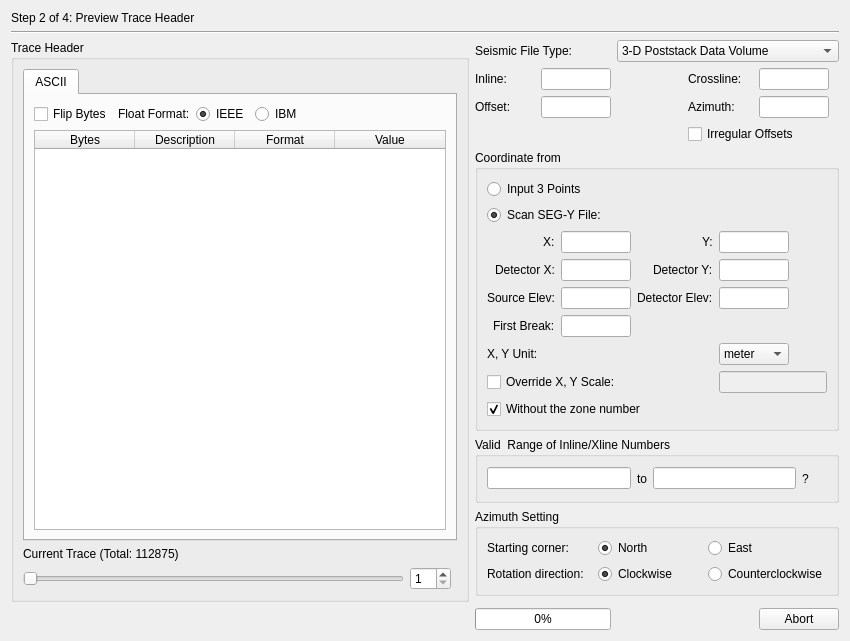
<?xml version="1.0" encoding="UTF-8"?>
<ui version="4.0">
 <class>loadsegystep2</class>
 <widget class="QWidget" name="loadsegystep2">
  <property name="geometry">
   <rect>
    <x>0</x>
    <y>0</y>
    <width>850</width>
    <height>596</height>
   </rect>
  </property>
  <property name="windowTitle">
   <string>Form</string>
  </property>
  <layout class="QGridLayout" name="gridLayout_4">
   <item row="4" column="4">
    <widget class="QLabel" name="labelAzimuth">
     <property name="minimumSize">
      <size>
       <width>60</width>
       <height>0</height>
      </size>
     </property>
     <property name="text">
      <string>Azimuth:</string>
     </property>
    </widget>
   </item>
   <item row="4" column="5">
    <widget class="QLineEdit" name="lineEditAzimuth">
     <property name="minimumSize">
      <size>
       <width>70</width>
       <height>0</height>
      </size>
     </property>
     <property name="maximumSize">
      <size>
       <width>70</width>
       <height>16777215</height>
      </size>
     </property>
    </widget>
   </item>
   <item row="4" column="2">
    <widget class="QLineEdit" name="lineEditOffset">
     <property name="minimumSize">
      <size>
       <width>70</width>
       <height>0</height>
      </size>
     </property>
     <property name="maximumSize">
      <size>
       <width>70</width>
       <height>16777215</height>
      </size>
     </property>
    </widget>
   </item>
   <item row="4" column="1">
    <widget class="QLabel" name="labelOffset">
     <property name="minimumSize">
      <size>
       <width>60</width>
       <height>0</height>
      </size>
     </property>
     <property name="text">
      <string>Offset:</string>
     </property>
    </widget>
   </item>
   <item row="5" column="4" colspan="2">
    <widget class="QCheckBox" name="checkBoxIrreOffset">
     <property name="text">
      <string>Irregular Offsets</string>
     </property>
    </widget>
   </item>
   <item row="3" column="5">
    <widget class="QLineEdit" name="m_EdtCrossLine">
     <property name="minimumSize">
      <size>
       <width>70</width>
       <height>0</height>
      </size>
     </property>
     <property name="maximumSize">
      <size>
       <width>70</width>
       <height>16777215</height>
      </size>
     </property>
    </widget>
   </item>
   <item row="10" column="5">
    <widget class="QPushButton" name="m_PtnTreadCancel">
     <property name="text">
      <string>Abort</string>
     </property>
    </widget>
   </item>
   <item row="3" column="1">
    <widget class="QLabel" name="labelInline">
     <property name="sizePolicy">
      <sizepolicy hsizetype="Fixed" vsizetype="Preferred">
       <horstretch>0</horstretch>
       <verstretch>0</verstretch>
      </sizepolicy>
     </property>
     <property name="minimumSize">
      <size>
       <width>60</width>
       <height>0</height>
      </size>
     </property>
     <property name="layoutDirection">
      <enum>Qt::RightToLeft</enum>
     </property>
     <property name="text">
      <string>Inline: </string>
     </property>
    </widget>
   </item>
   <item row="2" column="3" colspan="3">
    <widget class="QComboBox" name="comboBoxSEGYType">
     <item>
      <property name="text">
       <string>3-D Poststack Data Volume</string>
      </property>
     </item>
     <item>
      <property name="text">
       <string>3-D Prestack Data Volume</string>
      </property>
     </item>
     <item>
      <property name="text">
       <string>3-D Prestack Azimuth Data Volume</string>
      </property>
     </item>
     <item>
      <property name="text">
       <string>Prestack Gather</string>
      </property>
     </item>
    </widget>
   </item>
   <item row="1" column="0" colspan="6">
    <widget class="Line" name="line">
     <property name="lineWidth">
      <number>1</number>
     </property>
     <property name="orientation">
      <enum>Qt::Horizontal</enum>
     </property>
    </widget>
   </item>
   <item row="2" column="1" colspan="2">
    <widget class="QLabel" name="label_12">
     <property name="text">
      <string>Seismic File Type:</string>
     </property>
    </widget>
   </item>
   <item row="10" column="1" colspan="2">
    <widget class="QProgressBar" name="m_PrbScanProbar">
     <property name="value">
      <number>0</number>
     </property>
    </widget>
   </item>
   <item row="0" column="0">
    <widget class="QLabel" name="label">
     <property name="text">
      <string>Step 2 of 4: Preview Trace Header</string>
     </property>
    </widget>
   </item>
   <item row="3" column="2">
    <widget class="QLineEdit" name="m_EdtInline">
     <property name="minimumSize">
      <size>
       <width>70</width>
       <height>0</height>
      </size>
     </property>
     <property name="maximumSize">
      <size>
       <width>70</width>
       <height>16777215</height>
      </size>
     </property>
    </widget>
   </item>
   <item row="9" column="3">
    <spacer name="verticalSpacer">
     <property name="orientation">
      <enum>Qt::Vertical</enum>
     </property>
     <property name="sizeHint" stdset="0">
      <size>
       <width>20</width>
       <height>67</height>
      </size>
     </property>
    </spacer>
   </item>
   <item row="7" column="1" colspan="5">
    <widget class="QGroupBox" name="groupBox">
     <property name="title">
      <string>Valid  Range of Inline/Xline Numbers</string>
     </property>
     <layout class="QGridLayout" name="gridLayout_6">
      <item row="0" column="0">
       <widget class="QLineEdit" name="m_EdtStartLine">
        <property name="maximumSize">
         <size>
          <width>16777215</width>
          <height>16777215</height>
         </size>
        </property>
       </widget>
      </item>
      <item row="0" column="1">
       <widget class="QLabel" name="label_10">
        <property name="sizePolicy">
         <sizepolicy hsizetype="Fixed" vsizetype="Preferred">
          <horstretch>0</horstretch>
          <verstretch>0</verstretch>
         </sizepolicy>
        </property>
        <property name="layoutDirection">
         <enum>Qt::RightToLeft</enum>
        </property>
        <property name="text">
         <string>to</string>
        </property>
       </widget>
      </item>
      <item row="0" column="2">
       <widget class="QLineEdit" name="m_EdtEndLine">
        <property name="maximumSize">
         <size>
          <width>16777215</width>
          <height>16777215</height>
         </size>
        </property>
       </widget>
      </item>
      <item row="0" column="3">
       <widget class="QLabel" name="label_9">
        <property name="minimumSize">
         <size>
          <width>25</width>
          <height>25</height>
         </size>
        </property>
        <property name="maximumSize">
         <size>
          <width>25</width>
          <height>25</height>
         </size>
        </property>
        <property name="toolTip">
         <string>&lt;!DOCTYPE HTML PUBLIC &quot;-//W3C//DTD HTML 4.0//EN&quot; &quot;http://www.w3.org/TR/REC-html40/strict.dtd&quot;&gt;
&lt;html&gt;&lt;head&gt;&lt;meta name=&quot;qrichtext&quot; content=&quot;1&quot; /&gt;&lt;style type=&quot;text/css&quot;&gt;
p, li { white-space: pre-wrap; }
&lt;/style&gt;&lt;/head&gt;&lt;body style=&quot; font-family:'MS Shell Dlg 2'; font-size:8.25pt; font-weight:400; font-style:normal;&quot;&gt;
&lt;p style=&quot; margin-top:0px; margin-bottom:0px; margin-left:0px; margin-right:0px; -qt-block-indent:0; text-indent:0px;&quot;&gt;&lt;span style=&quot; font-size:8pt;&quot;&gt;Any trace with inline or xline number beyond the valid range will be regarded as dead trace. You can edit the value of the range to accommodate a specific SEG-Y file.&lt;/span&gt;&lt;/p&gt;&lt;/body&gt;&lt;/html&gt;</string>
        </property>
        <property name="text">
         <string>?</string>
        </property>
       </widget>
      </item>
     </layout>
    </widget>
   </item>
   <item row="8" column="1" colspan="5">
    <widget class="QGroupBox" name="groupBoxAzimuth">
     <property name="title">
      <string>Azimuth Setting</string>
     </property>
     <layout class="QGridLayout" name="gridLayout">
      <item row="0" column="0">
       <widget class="QLabel" name="label_4">
        <property name="text">
         <string>Starting corner:</string>
        </property>
       </widget>
      </item>
      <item row="0" column="1">
       <widget class="QRadioButton" name="radioButtonNorth">
        <property name="text">
         <string>North</string>
        </property>
        <property name="checked">
         <bool>true</bool>
        </property>
        <attribute name="buttonGroup">
         <string notr="true">buttonGroup</string>
        </attribute>
       </widget>
      </item>
      <item row="0" column="2">
       <widget class="QRadioButton" name="radioButtonEast">
        <property name="text">
         <string>East</string>
        </property>
        <property name="checked">
         <bool>false</bool>
        </property>
        <attribute name="buttonGroup">
         <string notr="true">buttonGroup</string>
        </attribute>
       </widget>
      </item>
      <item row="1" column="0">
       <widget class="QLabel" name="label_11">
        <property name="text">
         <string>Rotation direction:</string>
        </property>
       </widget>
      </item>
      <item row="1" column="1">
       <widget class="QRadioButton" name="radioButtonCW">
        <property name="text">
         <string>Clockwise</string>
        </property>
        <property name="checked">
         <bool>true</bool>
        </property>
       </widget>
      </item>
      <item row="1" column="2">
       <widget class="QRadioButton" name="radioButtonCCW">
        <property name="text">
         <string>Counterclockwise</string>
        </property>
        <property name="checked">
         <bool>false</bool>
        </property>
       </widget>
      </item>
     </layout>
    </widget>
   </item>
   <item row="2" column="0" rowspan="8">
    <widget class="QGroupBox" name="m_GrpTraceHeader">
     <property name="title">
      <string>Trace Header</string>
     </property>
     <layout class="QGridLayout" name="gridLayout_3">
      <item row="1" column="0">
       <widget class="QLabel" name="m_LblTraceTotal">
        <property name="text">
         <string>Current Trace (Total: 112875)</string>
        </property>
       </widget>
      </item>
      <item row="2" column="0">
       <widget class="QSlider" name="m_SldTrace">
        <property name="orientation">
         <enum>Qt::Horizontal</enum>
        </property>
        <property name="tickPosition">
         <enum>QSlider::NoTicks</enum>
        </property>
       </widget>
      </item>
      <item row="2" column="1">
       <widget class="QSpinBox" name="m_SpxCurrTrace">
        <property name="minimum">
         <number>1</number>
        </property>
       </widget>
      </item>
      <item row="0" column="0" colspan="3">
       <widget class="QTabWidget" name="m_TabTrace">
        <property name="currentIndex">
         <number>0</number>
        </property>
        <widget class="QWidget" name="tab_2">
         <attribute name="title">
          <string>ASCII</string>
         </attribute>
         <layout class="QGridLayout" name="gridLayout_5">
          <item row="0" column="0" colspan="2">
           <widget class="QCheckBox" name="m_ChkAscIIFlip">
            <property name="layoutDirection">
             <enum>Qt::LeftToRight</enum>
            </property>
            <property name="text">
             <string>Flip Bytes</string>
            </property>
           </widget>
          </item>
          <item row="2" column="0" colspan="6">
           <widget class="CXTableForLoadSegy" name="m_TbAscIIView">
            <attribute name="horizontalHeaderStretchLastSection">
             <bool>true</bool>
            </attribute>
            <column>
             <property name="text">
              <string>Bytes</string>
             </property>
            </column>
            <column>
             <property name="text">
              <string>Description</string>
             </property>
            </column>
            <column>
             <property name="text">
              <string>Format</string>
             </property>
            </column>
            <column>
             <property name="text">
              <string>Value</string>
             </property>
            </column>
           </widget>
          </item>
          <item row="0" column="2">
           <widget class="QLabel" name="label_2">
            <property name="text">
             <string>Float Format:</string>
            </property>
           </widget>
          </item>
          <item row="0" column="3">
           <widget class="QRadioButton" name="m_RdoFormatIEEE">
            <property name="sizePolicy">
             <sizepolicy hsizetype="Fixed" vsizetype="Fixed">
              <horstretch>0</horstretch>
              <verstretch>0</verstretch>
             </sizepolicy>
            </property>
            <property name="text">
             <string>IEEE</string>
            </property>
            <property name="checked">
             <bool>true</bool>
            </property>
           </widget>
          </item>
          <item row="0" column="4">
           <widget class="QRadioButton" name="m_RdoFormatIBM">
            <property name="text">
             <string>IBM</string>
            </property>
           </widget>
          </item>
          <item row="0" column="5">
           <spacer name="horizontalSpacer">
            <property name="orientation">
             <enum>Qt::Horizontal</enum>
            </property>
            <property name="sizeHint" stdset="0">
             <size>
              <width>40</width>
              <height>20</height>
             </size>
            </property>
           </spacer>
          </item>
         </layout>
        </widget>
       </widget>
      </item>
     </layout>
    </widget>
   </item>
   <item row="6" column="1" colspan="5">
    <widget class="QGroupBox" name="m_GrpCoordnateFrom">
     <property name="sizePolicy">
      <sizepolicy hsizetype="Preferred" vsizetype="Fixed">
       <horstretch>0</horstretch>
       <verstretch>0</verstretch>
      </sizepolicy>
     </property>
     <property name="title">
      <string>Coordinate from</string>
     </property>
     <layout class="QGridLayout" name="gridLayout_2">
      <item row="8" column="0" colspan="2">
       <widget class="QLabel" name="label_8">
        <property name="sizePolicy">
         <sizepolicy hsizetype="Fixed" vsizetype="Preferred">
          <horstretch>0</horstretch>
          <verstretch>0</verstretch>
         </sizepolicy>
        </property>
        <property name="layoutDirection">
         <enum>Qt::LeftToRight</enum>
        </property>
        <property name="text">
         <string>X, Y Unit:</string>
        </property>
       </widget>
      </item>
      <item row="5" column="1">
       <widget class="QLineEdit" name="m_EdtFileDX">
        <property name="maximumSize">
         <size>
          <width>70</width>
          <height>16777215</height>
         </size>
        </property>
       </widget>
      </item>
      <item row="2" column="3">
       <widget class="QLineEdit" name="m_EdtFileY">
        <property name="maximumSize">
         <size>
          <width>70</width>
          <height>16777215</height>
         </size>
        </property>
       </widget>
      </item>
      <item row="5" column="0">
       <widget class="QLabel" name="labelDX">
        <property name="sizePolicy">
         <sizepolicy hsizetype="Fixed" vsizetype="Preferred">
          <horstretch>0</horstretch>
          <verstretch>0</verstretch>
         </sizepolicy>
        </property>
        <property name="layoutDirection">
         <enum>Qt::RightToLeft</enum>
        </property>
        <property name="text">
         <string>Detector X:</string>
        </property>
       </widget>
      </item>
      <item row="9" column="0" colspan="3">
       <widget class="QCheckBox" name="m_ChkOverrideXYScale">
        <property name="sizePolicy">
         <sizepolicy hsizetype="Fixed" vsizetype="Fixed">
          <horstretch>0</horstretch>
          <verstretch>0</verstretch>
         </sizepolicy>
        </property>
        <property name="text">
         <string>Override X, Y Scale:   </string>
        </property>
       </widget>
      </item>
      <item row="10" column="0" colspan="3">
       <widget class="QCheckBox" name="m_ChkWithoutZoneNumber">
        <property name="text">
         <string>Without the zone number</string>
        </property>
        <property name="checked">
         <bool>true</bool>
        </property>
       </widget>
      </item>
      <item row="0" column="0" colspan="3">
       <widget class="QRadioButton" name="m_RdoInput3Points">
        <property name="sizePolicy">
         <sizepolicy hsizetype="Fixed" vsizetype="Fixed">
          <horstretch>0</horstretch>
          <verstretch>0</verstretch>
         </sizepolicy>
        </property>
        <property name="text">
         <string>Input 3 Points</string>
        </property>
       </widget>
      </item>
      <item row="5" column="2">
       <widget class="QLabel" name="labelDY">
        <property name="sizePolicy">
         <sizepolicy hsizetype="Fixed" vsizetype="Fixed">
          <horstretch>0</horstretch>
          <verstretch>0</verstretch>
         </sizepolicy>
        </property>
        <property name="layoutDirection">
         <enum>Qt::RightToLeft</enum>
        </property>
        <property name="text">
         <string>Detector Y:</string>
        </property>
       </widget>
      </item>
      <item row="6" column="2">
       <widget class="QLabel" name="labelDE">
        <property name="sizePolicy">
         <sizepolicy hsizetype="Fixed" vsizetype="Fixed">
          <horstretch>0</horstretch>
          <verstretch>0</verstretch>
         </sizepolicy>
        </property>
        <property name="layoutDirection">
         <enum>Qt::RightToLeft</enum>
        </property>
        <property name="text">
         <string>Detector Elev:</string>
        </property>
       </widget>
      </item>
      <item row="5" column="3">
       <widget class="QLineEdit" name="m_EdtFileDY">
        <property name="maximumSize">
         <size>
          <width>70</width>
          <height>16777215</height>
         </size>
        </property>
       </widget>
      </item>
      <item row="1" column="0" colspan="3">
       <widget class="QRadioButton" name="m_RdoScanSegyFile">
        <property name="sizePolicy">
         <sizepolicy hsizetype="Fixed" vsizetype="Fixed">
          <horstretch>0</horstretch>
          <verstretch>0</verstretch>
         </sizepolicy>
        </property>
        <property name="text">
         <string>Scan SEG-Y File:</string>
        </property>
        <property name="checked">
         <bool>true</bool>
        </property>
       </widget>
      </item>
      <item row="6" column="0">
       <widget class="QLabel" name="labelSE">
        <property name="sizePolicy">
         <sizepolicy hsizetype="Fixed" vsizetype="Preferred">
          <horstretch>0</horstretch>
          <verstretch>0</verstretch>
         </sizepolicy>
        </property>
        <property name="layoutDirection">
         <enum>Qt::RightToLeft</enum>
        </property>
        <property name="text">
         <string>Source Elev:</string>
        </property>
       </widget>
      </item>
      <item row="2" column="0">
       <widget class="QLabel" name="labelX">
        <property name="sizePolicy">
         <sizepolicy hsizetype="Fixed" vsizetype="Preferred">
          <horstretch>0</horstretch>
          <verstretch>0</verstretch>
         </sizepolicy>
        </property>
        <property name="layoutDirection">
         <enum>Qt::RightToLeft</enum>
        </property>
        <property name="text">
         <string>X:</string>
        </property>
       </widget>
      </item>
      <item row="8" column="3">
       <widget class="QComboBox" name="m_CmbXyUnit">
        <item>
         <property name="text">
          <string>meter</string>
         </property>
        </item>
        <item>
         <property name="text">
          <string>ft</string>
         </property>
        </item>
       </widget>
      </item>
      <item row="6" column="3">
       <widget class="QLineEdit" name="m_EdtFileDE">
        <property name="maximumSize">
         <size>
          <width>70</width>
          <height>16777215</height>
         </size>
        </property>
       </widget>
      </item>
      <item row="9" column="3" colspan="2">
       <widget class="QLineEdit" name="m_EdtOverrideScaleValue">
        <property name="enabled">
         <bool>false</bool>
        </property>
        <property name="maximumSize">
         <size>
          <width>700</width>
          <height>16777215</height>
         </size>
        </property>
        <property name="text">
         <string/>
        </property>
       </widget>
      </item>
      <item row="2" column="2">
       <widget class="QLabel" name="labelY">
        <property name="sizePolicy">
         <sizepolicy hsizetype="Fixed" vsizetype="Fixed">
          <horstretch>0</horstretch>
          <verstretch>0</verstretch>
         </sizepolicy>
        </property>
        <property name="layoutDirection">
         <enum>Qt::RightToLeft</enum>
        </property>
        <property name="text">
         <string>Y:</string>
        </property>
       </widget>
      </item>
      <item row="2" column="1">
       <widget class="QLineEdit" name="m_EdtFileX">
        <property name="maximumSize">
         <size>
          <width>70</width>
          <height>16777215</height>
         </size>
        </property>
       </widget>
      </item>
      <item row="6" column="1">
       <widget class="QLineEdit" name="m_EdtFileSE">
        <property name="maximumSize">
         <size>
          <width>70</width>
          <height>16777215</height>
         </size>
        </property>
       </widget>
      </item>
      <item row="7" column="0">
       <widget class="QLabel" name="labelFB">
        <property name="sizePolicy">
         <sizepolicy hsizetype="Fixed" vsizetype="Preferred">
          <horstretch>0</horstretch>
          <verstretch>0</verstretch>
         </sizepolicy>
        </property>
        <property name="layoutDirection">
         <enum>Qt::RightToLeft</enum>
        </property>
        <property name="text">
         <string>First Break:</string>
        </property>
       </widget>
      </item>
      <item row="7" column="1">
       <widget class="QLineEdit" name="m_EdtFileFB">
        <property name="maximumSize">
         <size>
          <width>70</width>
          <height>16777215</height>
         </size>
        </property>
       </widget>
      </item>
     </layout>
    </widget>
   </item>
   <item row="3" column="4">
    <widget class="QLabel" name="labelCrossline">
     <property name="sizePolicy">
      <sizepolicy hsizetype="Preferred" vsizetype="Preferred">
       <horstretch>0</horstretch>
       <verstretch>0</verstretch>
      </sizepolicy>
     </property>
     <property name="layoutDirection">
      <enum>Qt::RightToLeft</enum>
     </property>
     <property name="text">
      <string>Crossline:</string>
     </property>
    </widget>
   </item>
  </layout>
 </widget>
 <customwidgets>
  <customwidget>
   <class>CXTableForLoadSegy</class>
   <extends>QTableWidget</extends>
   <header location="global">xtableforascii.h</header>
  </customwidget>
 </customwidgets>
 <tabstops>
  <tabstop>m_TabTrace</tabstop>
  <tabstop>m_ChkAscIIFlip</tabstop>
  <tabstop>m_RdoFormatIEEE</tabstop>
  <tabstop>m_RdoFormatIBM</tabstop>
  <tabstop>m_TbAscIIView</tabstop>
  <tabstop>m_SldTrace</tabstop>
  <tabstop>m_SpxCurrTrace</tabstop>
  <tabstop>m_RdoInput3Points</tabstop>
  <tabstop>m_RdoScanSegyFile</tabstop>
  <tabstop>m_EdtInline</tabstop>
  <tabstop>m_ChkOverrideXYScale</tabstop>
  <tabstop>m_EdtOverrideScaleValue</tabstop>
 </tabstops>
 <resources/>
 <connections/>
 <buttongroups>
  <buttongroup name="buttonGroup"/>
 </buttongroups>
</ui>
